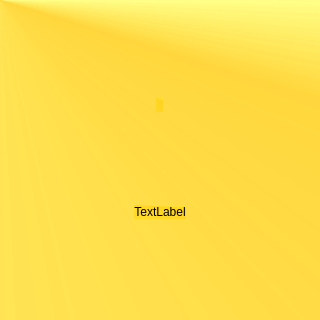
<?xml version="1.0" encoding="UTF-8"?>
<ui version="4.0">
 <class>BusyDialog</class>
 <widget class="QDialog" name="BusyDialog">
  <property name="windowModality">
   <enum>Qt::NonModal</enum>
  </property>
  <property name="geometry">
   <rect>
    <x>0</x>
    <y>0</y>
    <width>320</width>
    <height>320</height>
   </rect>
  </property>
  <property name="windowTitle">
   <string>Dialog</string>
  </property>
  <property name="windowOpacity">
   <double>1.000000000000000</double>
  </property>
  <property name="accessibleDescription">
   <string>This is the busy dialog window</string>
  </property>
  <property name="styleSheet">
   <string notr="true">background-color: qconicalgradient(cx:0, cy:0, angle:135, stop:0 rgba(255, 255, 0, 69), stop:0.57754 rgba(255, 203, 0, 130), stop:0.625 rgba(255, 255, 0, 69), stop:1 rgba(255, 255, 0, 69));</string>
  </property>
  <property name="modal">
   <bool>false</bool>
  </property>
  <layout class="QVBoxLayout" name="verticalLayout">
   <item alignment="Qt::AlignHCenter|Qt::AlignVCenter">
    <widget class="QLabel" name="labelGif">
     <property name="sizePolicy">
      <sizepolicy hsizetype="Preferred" vsizetype="Preferred">
       <horstretch>0</horstretch>
       <verstretch>1</verstretch>
      </sizepolicy>
     </property>
     <property name="text">
      <string/>
     </property>
     <property name="alignment">
      <set>Qt::AlignCenter</set>
     </property>
    </widget>
   </item>
   <item alignment="Qt::AlignHCenter|Qt::AlignVCenter">
    <widget class="QLabel" name="labelText">
     <property name="text">
      <string>TextLabel</string>
     </property>
     <property name="alignment">
      <set>Qt::AlignCenter</set>
     </property>
    </widget>
   </item>
   <item>
    <spacer name="verticalSpacer">
     <property name="orientation">
      <enum>Qt::Vertical</enum>
     </property>
     <property name="sizeHint" stdset="0">
      <size>
       <width>20</width>
       <height>90</height>
      </size>
     </property>
    </spacer>
   </item>
  </layout>
 </widget>
 <resources/>
 <connections/>
</ui>
